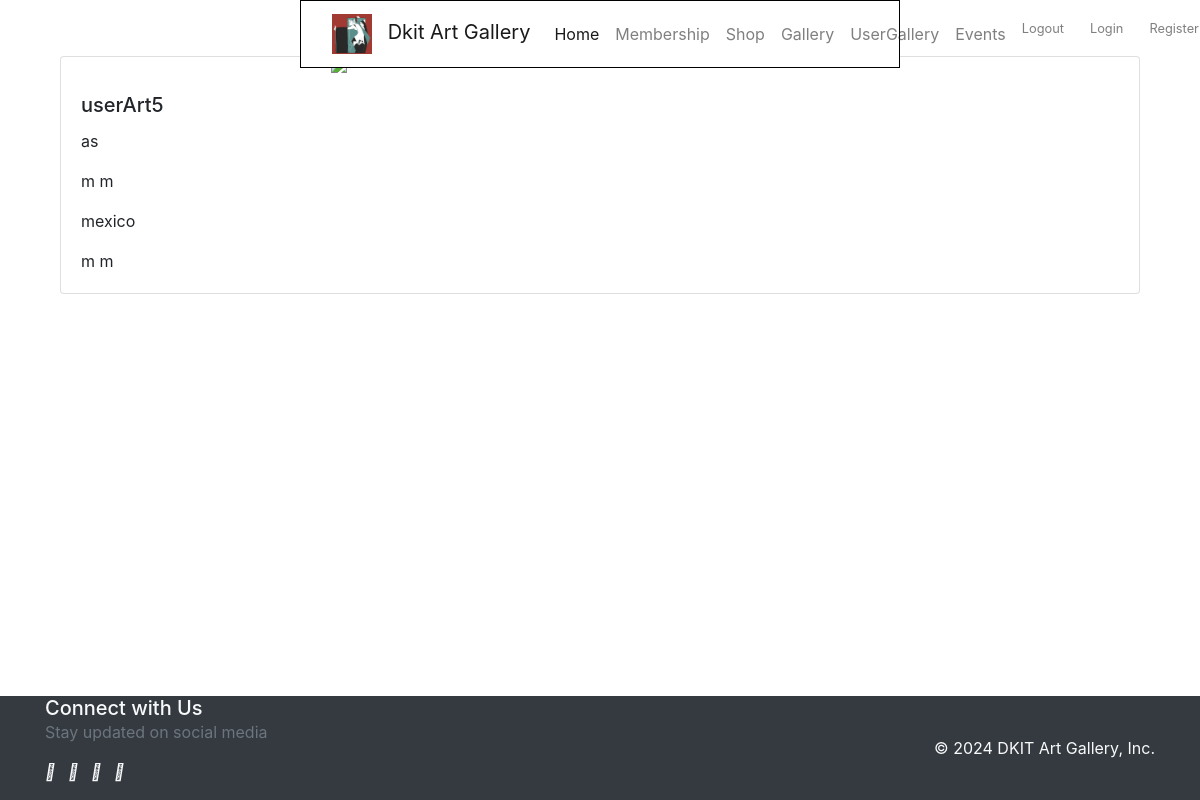
The page /view/userGallery.php on the database as committed earlier.
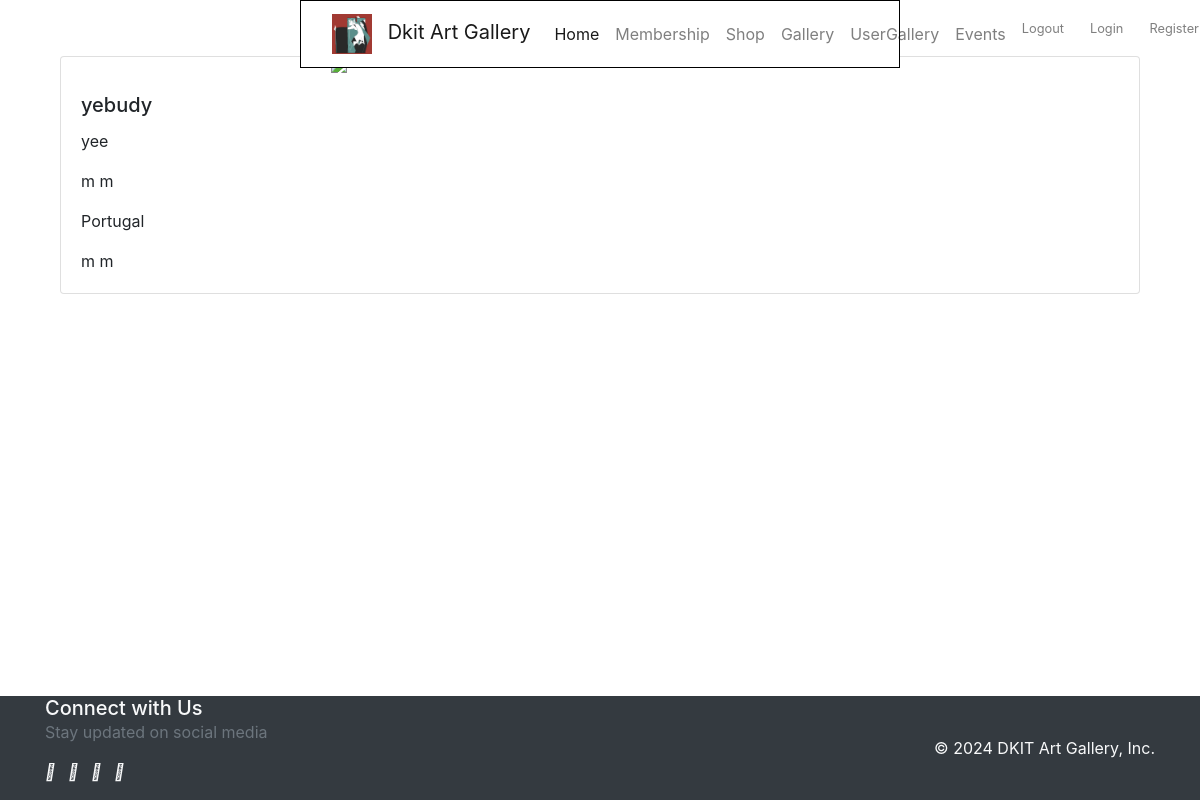
The same page on the database as committed later.
### tables this page shows
CREATE TABLE `userart` (
  `art_id` int(11) NOT NULL,
  `title` varchar(50) NOT NULL,
  `artist` varchar(50) NOT NULL,
  `desc` varchar(250) NOT NULL,
  `countryOfOrigin` varchar(50) NOT NULL,
  `url` varchar(500) NOT NULL,
  `userId` int(11) NOT NULL,
  `username` varchar(50) NOT NULL
);

### model/userArt.php (called while the page is built, shortened)
<?php
require_once 'databaseConnection.php';
function getUserArtworks() {
    $userArtworks = array();
    global $db;
    if ($db) {
        try {
            $query = "SELECT * FROM userart";
            $stmt = $db->prepare($query);
            $stmt->execute();
            $userArtworks = $stmt->fetchAll(PDO::FETCH_ASSOC);
        } catch(PDOException $e) {
            echo "Error: " . $e->getMessage();
            file_put_contents('error.log', $e->getMessage(), FILE_APPEND);
            return array();
        }
    } else {
        echo "Error: Unable to connect to the database.";
        return array();
    }
    return $userArtworks;
}

### view/userGallery.php (the view, shortened to what this page needs)
<?php
require_once '../model/userArt.php';
include "../view/nav.php";
include '../view/header.php';
    ?>
    <?php
$userArtworks = getUserArtworks();
if (!empty($userArtworks)) {
    foreach ($userArtworks as $userArtwork): ?>
        <div class="card">
            <div class="card-body">
                <h5 class="card-title"><?php echo $userArtwork['title']; ?></h5>
                <p class="card-text"><?php echo $userArtwork['desc']; ?></p>
                <p class="card-text"><?php echo $userArtwork['artist']; ?></p>
                <p class="card-text"><?php echo $userArtwork['countryOfOrigin']; ?></p>
                <p class="card-text"><?php echo $userArtwork['username']; ?></p>
            </div>
        </div>
    <?php
    endforeach;
} else {
    echo "No artworks found.";
}
?>
<?php include '../view/footer.php'; ?>

### view/header.php (shortened to what this page needs)
<!DOCTYPE html>
<html lang="en">
<head>
    <link href="nav.php" rel="stylesheet" type="text/css" />
    <link href="../css/nav.css" rel="stylesheet" type="text/css" />
    <link href="https://cdn.jsdelivr.net/npm/bootstrap@5.0.2/dist/css/bootstrap.min.css" rel="stylesheet">
    <link href="../css/homeStyles.css" rel="stylesheet" type="text/css" />
    <link href="../css/buttons.css" rel="stylesheet" type="text/css" />
    <link href="https://cdn.jsdelivr.net/npm/bootstrap@5.0.2/dist/css/bootstrap.min.css"
          rel="stylesheet"
>
    <link rel="stylesheet" href="https://cdnjs.cloudflare.com/ajax/libs/font-awesome/4.7.0/css/font-awesome.min.css">
    <link href="https://cdnjs.cloudflare.com/ajax/libs/fullcalendar/3.9.0/fullcalendar.min.css" rel="stylesheet" />
    <link rel="stylesheet" href="https://maxcdn.bootstrapcdn.com/bootstrap/4.0.0/css/bootstrap.min.css"/>
</head>
<body>
<div class="container align-content:center">

### view/nav.php (shortened to what this page needs)
<?php
 include "header.php";
?>
<nav class="navbar navbar-expand-lg navbar-light fixed-top navbar-custom">
    <div class="container-fluid">
        <a class="navbar-brand" href="#">
            <img src="../3.jpg" alt="Logo">
            Dkit Art Gallery
        </a>
        <div class="collapse navbar-collapse" id="navbarNav">
            <ul class="navbar-nav me-auto mb-2 mb-lg-0">
                <li class="nav-item">
                    <a class="nav-link active" href="../controller/index.php?action=show_home">Home</a>
                </li>
                <li class="nav-item">
                    <a class="nav-link" href="../controller/index.php?action=membership">Membership</a>
                </li>
                <li class="nav-item">
                    <a class="nav-link" href="../controller/index.php?action=shop">Shop</a>
                </li>
                <li class="nav-item">
                    <a class="nav-link" href="../controller/index.php?action=gallery">Gallery</a>
                </li>
                <li class="nav-item">
                    <a class="nav-link" href="../controller/index.php?action=usergallery">UserGallery</a>
                </li>
                <li class="nav-item">
                    <a class="nav-link" href="../controller/index.php?action=events">Events</a>
                </li>
            </ul>
            <ul class="navbar-nav ms-auto">
                <?php
                if(isset($_SESSION['username'])) {
                    $username = $_SESSION['username'];
                    echo '<li class="nav-item navbar-small-links">
                                <a class="nav-link" href="#">Welcome, ' . $username . '</a>
                          </li>';
                    echo '<li class="nav-item navbar-small-links">
                                <a class="nav-link" href="../controller/index.php?action=logout">Logout</a>
                          </li>';
                } else {
                    echo '<li class="nav-item navbar-small-links">
                                <a class="nav-link" href="../controller/index.php?action=logout">Logout</a>
                          </li>';
                    echo '<li class="nav-item navbar-small-links">
        <a class="nav-link" href="../controller/index.php?action=login">Login</a>
    </li>
    <li class="nav-item navbar-small-links">
        <a class="nav-link" href="../controller/index.php?action=showRegister">Register</a>
    </li>';
                }
                ?>
            </ul>
        </div>
    </div>
</nav>

### view/footer.php (shortened to what this page needs)
<footer class="footer fixed-bottom bg-dark text-light">
    <div class="container">
        <div class="row align-items-center">
            <div class="col-md-6">
                <h5 class="mb-0">Connect with Us</h5>
                <p class="text-muted">Stay updated on social media</p>
                <ul class="list-inline">
                    <li class="list-inline-item"><a href="#" class="text-light"><i class="fab fa-facebook-f"></i></a></li>
                    <li class="list-inline-item"><a href="#" class="text-light"><i class="fab fa-twitter"></i></a></li>
                    <li class="list-inline-item"><a href="#" class="text-light"><i class="fab fa-instagram"></i></a></li>
                    <li class="list-inline-item"><a href="#" class="text-light"><i class="fab fa-linkedin"></i></a></li>
                </ul>
            </div>
            <div class="col-md-6 text-md-right">
                <p class="mb-0">&COPY; <?php echo date("Y "); ?> DKIT Art Gallery, Inc.</p>
            </div>
        </div>
    </div>
</footer>
</div>
</body>
</html>

### css/nav.css (style rules this page uses)
body { padding-top: 56px; }
.navbar { background-color: #ffffff; border: 1px solid #000000; }
.navbar-brand, .navbar-nav .nav-link { color: #000000; }
.navbar-brand img { max-height: 40px; margin-right: 10px; }
.navbar-custom { max-width: 50%; margin: 0 auto; }
.navbar-small-links { font-size: 0.8rem; margin-right: 10px; }

### css/homeStyles.css (style rules this page uses)
.container { max-width: 800px; margin: 0 auto; }

Rows that differ between the two databases and show on the page:
removed userart: title "userArt5", desc "as", artist "m m", countryOfOrigin "mexico", username "m m"
added userart: title "yebudy", desc "yee", artist "m m", countryOfOrigin "Portugal", username "m m"
